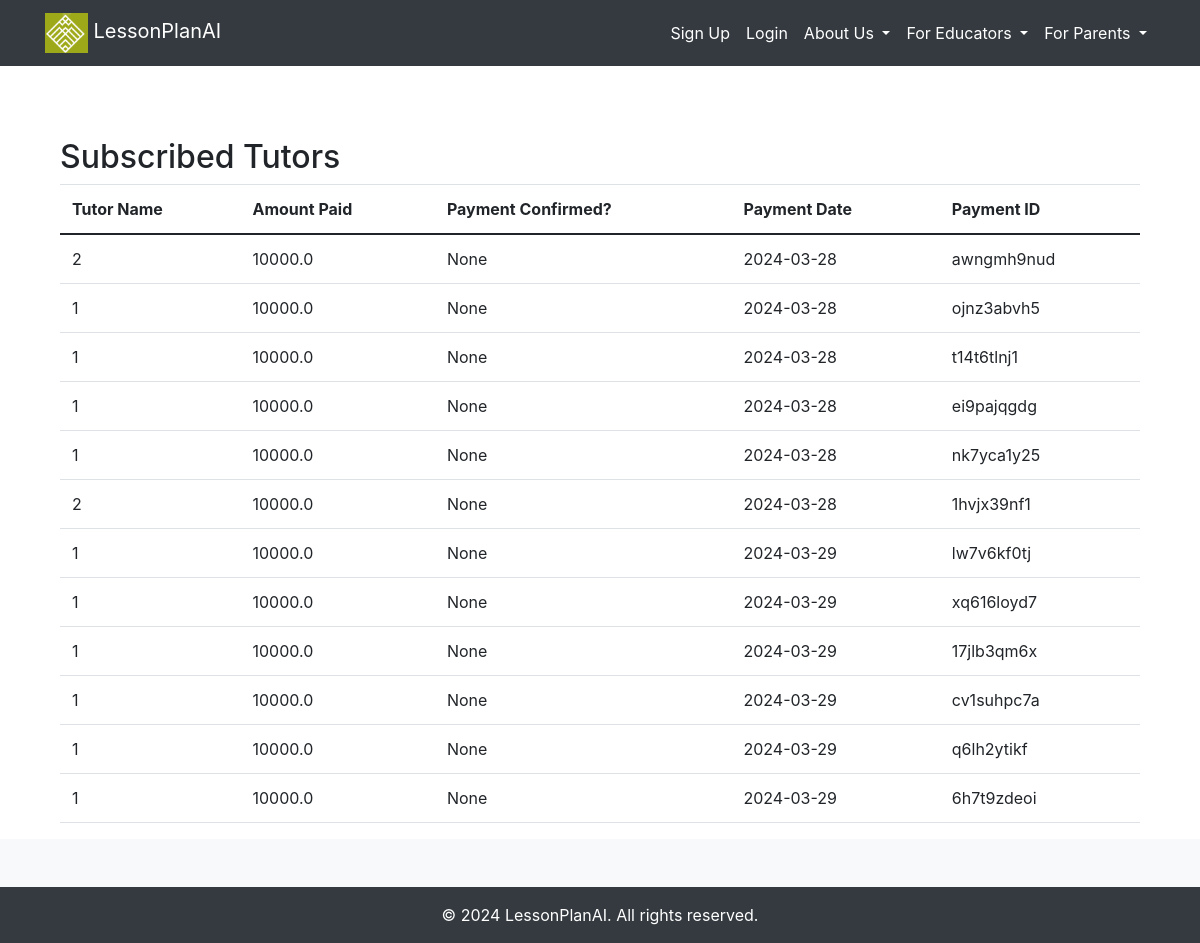
Screenshot of /subscribed-tutors with the database file from the repository.
### src/accounts/models.py (models this page shows, shortened)
class TutorFeePayment(db.Model):
    __tablename__ = "tutorfeepayment"
    id = db.Column(db.Integer, primary_key=True)
    tutor_id = db.Column(db.Integer, db.ForeignKey('tutor.id'), nullable=False)
    amount = db.Column(db.Float, nullable=False)
    paid = db.Column(db.Boolean, default=False)
    payment_date = db.Column(db.Date, nullable=False)
    paystack_tutorfeepayment_id = db.Column(db.String(50), nullable=False)
    tutor = db.relationship('Tutor', back_populates='fee_payments')

### src/core/views.py (the view)
@core_bp.route('/subscribed-tutors')
def subscribed_tutors():
    tutor_fee_payments = TutorFeePayment.query.all()
    return render_template('accounts/subscribed_tutors.html', tutor_fee_payments=tutor_fee_payments)

### src/templates/accounts/subscribed_tutors.html
{% extends "_base.html" %}
{% block content %}
<div class="container mt-5">
    <h2>Subscribed Tutors</h2>
    <table class="table">
        <thead>
            <tr>
                <th>Tutor Name</th>
                <th>Amount Paid</th>
                <th>Payment Confirmed?</th>
                <th>Payment Date</th>
                <th>Payment ID</th>
            </tr>
        </thead>
        <tbody>
            {% for payment in tutor_fee_payments %}
            <tr>
                <td>{{ payment.tutor_id }}</td>
                <td>{{ payment.amount }}</td>
                <td>{{ payment.paid }}</td>
                <td>{{ payment.payment_date.strftime('%Y-%m-%d') }}</td>
                <td>{{ payment.paystack_tutorfeepayment_id }}</td>
            </tr>
            {% endfor %}
        </tbody>
    </table>
</div>
{% endblock %}

### src/static/styles.css (style rules this page uses)
body { display: flex; flex-direction: column; min-height: 100vh; }
table { width: 100%; border-collapse: collapse; }
th, td { border: 1px solid black; padding: 8px; text-align: left; }

### rows the page displays
TutorFeePayment: tutor_id "2", amount "10000.0", paid "None", payment_date "2024-03-28", paystack_tutorfeepayment_id "awngmh9nud"
TutorFeePayment: tutor_id "1", amount "10000.0", paid "None", payment_date "2024-03-28", paystack_tutorfeepayment_id "ojnz3abvh5"
TutorFeePayment: tutor_id "1", amount "10000.0", paid "None", payment_date "2024-03-28", paystack_tutorfeepayment_id "t14t6tlnj1"
TutorFeePayment: tutor_id "1", amount "10000.0", paid "None", payment_date "2024-03-28", paystack_tutorfeepayment_id "ei9pajqgdg"
TutorFeePayment: tutor_id "1", amount "10000.0", paid "None", payment_date "2024-03-28", paystack_tutorfeepayment_id "nk7yca1y25"
TutorFeePayment: tutor_id "2", amount "10000.0", paid "None", payment_date "2024-03-28", paystack_tutorfeepayment_id "1hvjx39nf1"
TutorFeePayment: tutor_id "1", amount "10000.0", paid "None", payment_date "2024-03-29", paystack_tutorfeepayment_id "lw7v6kf0tj"
TutorFeePayment: tutor_id "1", amount "10000.0", paid "None", payment_date "2024-03-29", paystack_tutorfeepayment_id "xq616loyd7"
TutorFeePayment: tutor_id "1", amount "10000.0", paid "None", payment_date "2024-03-29", paystack_tutorfeepayment_id "17jlb3qm6x"
TutorFeePayment: tutor_id "1", amount "10000.0", paid "None", payment_date "2024-03-29", paystack_tutorfeepayment_id "cv1suhpc7a"
TutorFeePayment: tutor_id "1", amount "10000.0", paid "None", payment_date "2024-03-29", paystack_tutorfeepayment_id "q6lh2ytikf"
TutorFeePayment: tutor_id "1", amount "10000.0", paid "None", payment_date "2024-03-29", paystack_tutorfeepayment_id "6h7t9zdeoi"
